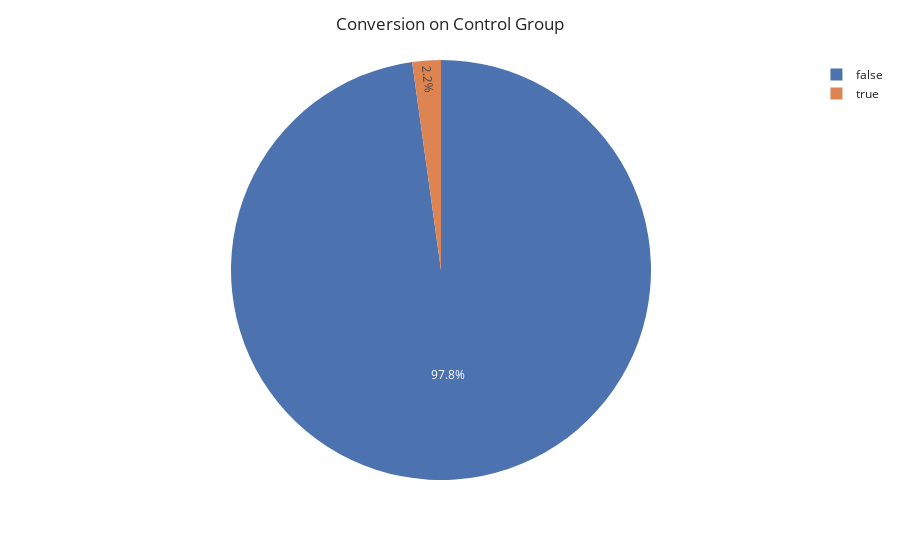

The notebook cell saved with this chart:
### Markdown cell above
#### Control Group Conversion Rate

### Code cell
control_sample_count = control_sample['converted'].value_counts()
num_of_conversion_idx = control_sample_count.index 
proportion_control  = pd.DataFrame()
proportion_control['category'] = num_of_conversion_idx
proportion_control['count'] = control_sample_count

viz_control = px.pie(proportion_control,values='count',names='category',template='seaborn')
viz_control.update_layout(title='Conversion on Control Group')

### Figure 1 — Plotly figure (JSON) as saved in the notebook; plotly's stock layout.template omitted (floating-point values rounded to 4 significant figures)
{"data": [{"domain": {"x": [0, 1], "y": [0, 1]}, "hovertemplate": "category=%{label}<br>count=%{value}<extra></extra>", "labels": [false, true], "legendgroup": "", "name": "", "showlegend": true, "type": "pie", "values": [490, 11]}], "layout": {"legend": {"tracegroupgap": 0}, "margin": {"t": 60}, "title": {"text": "Conversion on Control Group"}}}
